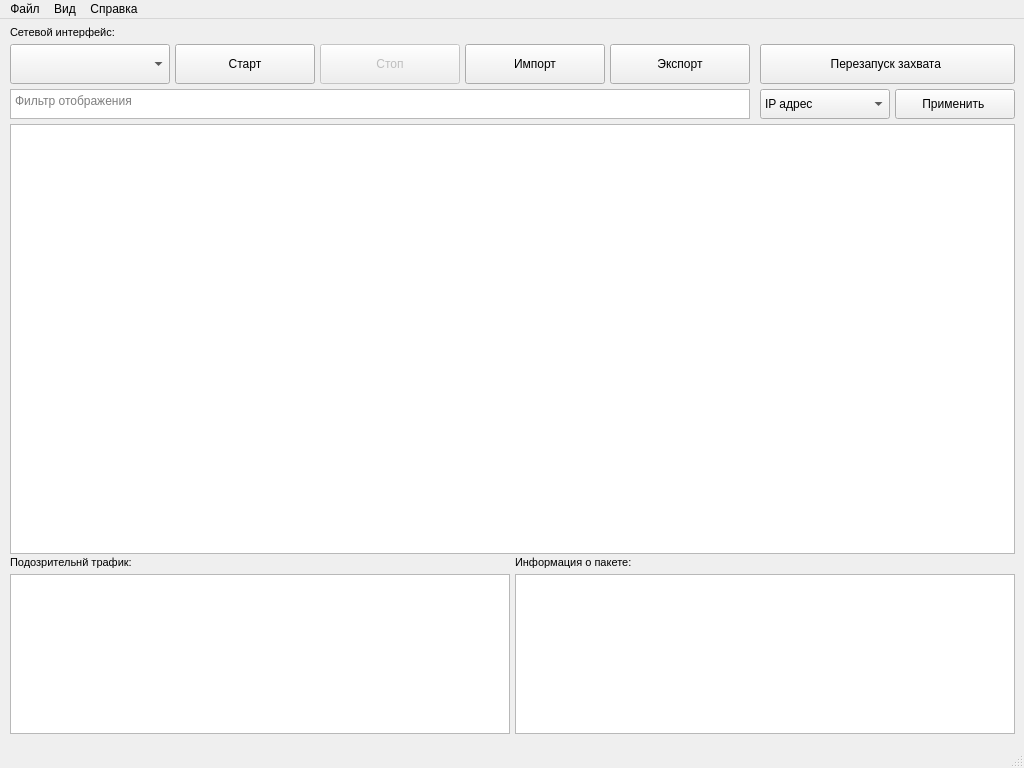
<?xml version="1.0" encoding="UTF-8"?>
<ui version="4.0">
 <class>MainWindow</class>
 <widget class="QMainWindow" name="MainWindow">
  <property name="geometry">
   <rect>
    <x>0</x>
    <y>0</y>
    <width>1024</width>
    <height>768</height>
   </rect>
  </property>
  <property name="windowTitle">
   <string>Анализатор трафика</string>
  </property>
  <widget class="QWidget" name="centralwidget">
   <widget class="QTableView" name="tableViewPacketShowcase">
    <property name="geometry">
     <rect>
      <x>10</x>
      <y>105</y>
      <width>1005</width>
      <height>430</height>
     </rect>
    </property>
    <property name="selectionMode">
     <enum>QAbstractItemView::SingleSelection</enum>
    </property>
    <property name="selectionBehavior">
     <enum>QAbstractItemView::SelectRows</enum>
    </property>
    <attribute name="horizontalHeaderCascadingSectionResizes">
     <bool>false</bool>
    </attribute>
    <attribute name="horizontalHeaderStretchLastSection">
     <bool>true</bool>
    </attribute>
   </widget>
   <widget class="QPushButton" name="btnStartSniffing">
    <property name="geometry">
     <rect>
      <x>175</x>
      <y>25</y>
      <width>140</width>
      <height>40</height>
     </rect>
    </property>
    <property name="text">
     <string>Старт</string>
    </property>
   </widget>
   <widget class="QComboBox" name="comboBoxInterface">
    <property name="geometry">
     <rect>
      <x>10</x>
      <y>25</y>
      <width>160</width>
      <height>40</height>
     </rect>
    </property>
   </widget>
   <widget class="QPushButton" name="btnStopSniffing">
    <property name="enabled">
     <bool>false</bool>
    </property>
    <property name="geometry">
     <rect>
      <x>320</x>
      <y>25</y>
      <width>140</width>
      <height>40</height>
     </rect>
    </property>
    <property name="text">
     <string>Стоп</string>
    </property>
   </widget>
   <widget class="QPushButton" name="btnFilter">
    <property name="geometry">
     <rect>
      <x>895</x>
      <y>70</y>
      <width>120</width>
      <height>30</height>
     </rect>
    </property>
    <property name="text">
     <string>Применить </string>
    </property>
   </widget>
   <widget class="QTextEdit" name="filterInput">
    <property name="geometry">
     <rect>
      <x>10</x>
      <y>70</y>
      <width>740</width>
      <height>30</height>
     </rect>
    </property>
    <property name="font">
     <font>
      <weight>50</weight>
      <italic>false</italic>
      <bold>false</bold>
      <kerning>true</kerning>
     </font>
    </property>
    <property name="locale">
     <locale language="English" country="UnitedStates"/>
    </property>
    <property name="placeholderText">
     <string>Фильтр отображения</string>
    </property>
   </widget>
   <widget class="QListView" name="listViewSuspiciousPackets">
    <property name="geometry">
     <rect>
      <x>10</x>
      <y>555</y>
      <width>500</width>
      <height>160</height>
     </rect>
    </property>
   </widget>
   <widget class="QPushButton" name="btnImportFromFile">
    <property name="geometry">
     <rect>
      <x>465</x>
      <y>25</y>
      <width>140</width>
      <height>40</height>
     </rect>
    </property>
    <property name="text">
     <string>Импорт</string>
    </property>
   </widget>
   <widget class="QPushButton" name="btnExportToFile">
    <property name="geometry">
     <rect>
      <x>610</x>
      <y>25</y>
      <width>140</width>
      <height>40</height>
     </rect>
    </property>
    <property name="text">
     <string>Экспорт</string>
    </property>
   </widget>
   <widget class="QLabel" name="label">
    <property name="geometry">
     <rect>
      <x>10</x>
      <y>5</y>
      <width>161</width>
      <height>16</height>
     </rect>
    </property>
    <property name="font">
     <font>
      <pointsize>8</pointsize>
     </font>
    </property>
    <property name="text">
     <string>Сетевой интерфейс:</string>
    </property>
    <property name="alignment">
     <set>Qt::AlignLeading|Qt::AlignLeft|Qt::AlignVCenter</set>
    </property>
   </widget>
   <widget class="QComboBox" name="comboBoxFilterOptions">
    <property name="geometry">
     <rect>
      <x>760</x>
      <y>70</y>
      <width>130</width>
      <height>30</height>
     </rect>
    </property>
    <item>
     <property name="text">
      <string>IP адрес</string>
     </property>
    </item>
    <item>
     <property name="text">
      <string>Порт</string>
     </property>
    </item>
    <item>
     <property name="text">
      <string>Протокол</string>
     </property>
    </item>
   </widget>
   <widget class="QPushButton" name="btnRestart">
    <property name="geometry">
     <rect>
      <x>760</x>
      <y>25</y>
      <width>255</width>
      <height>40</height>
     </rect>
    </property>
    <property name="text">
     <string>Перезапуск захвата </string>
    </property>
   </widget>
   <widget class="QLabel" name="label_2">
    <property name="geometry">
     <rect>
      <x>10</x>
      <y>535</y>
      <width>161</width>
      <height>16</height>
     </rect>
    </property>
    <property name="font">
     <font>
      <pointsize>8</pointsize>
     </font>
    </property>
    <property name="text">
     <string>Подозрительнй трафик:</string>
    </property>
    <property name="alignment">
     <set>Qt::AlignLeading|Qt::AlignLeft|Qt::AlignVCenter</set>
    </property>
   </widget>
   <widget class="QTreeWidget" name="treeViewPacketInfo">
    <property name="geometry">
     <rect>
      <x>515</x>
      <y>555</y>
      <width>500</width>
      <height>160</height>
     </rect>
    </property>
    <property name="textElideMode">
     <enum>Qt::ElideLeft</enum>
    </property>
    <property name="rootIsDecorated">
     <bool>false</bool>
    </property>
    <property name="itemsExpandable">
     <bool>true</bool>
    </property>
    <property name="animated">
     <bool>true</bool>
    </property>
    <property name="allColumnsShowFocus">
     <bool>true</bool>
    </property>
    <property name="expandsOnDoubleClick">
     <bool>true</bool>
    </property>
    <property name="columnCount">
     <number>0</number>
    </property>
    <attribute name="headerHighlightSections">
     <bool>false</bool>
    </attribute>
   </widget>
   <widget class="QLabel" name="label_3">
    <property name="geometry">
     <rect>
      <x>515</x>
      <y>535</y>
      <width>161</width>
      <height>16</height>
     </rect>
    </property>
    <property name="font">
     <font>
      <pointsize>8</pointsize>
     </font>
    </property>
    <property name="text">
     <string>Информация о пакете:</string>
    </property>
    <property name="alignment">
     <set>Qt::AlignLeading|Qt::AlignLeft|Qt::AlignVCenter</set>
    </property>
   </widget>
  </widget>
  <widget class="QMenuBar" name="menubar">
   <property name="geometry">
    <rect>
     <x>0</x>
     <y>0</y>
     <width>1024</width>
     <height>26</height>
    </rect>
   </property>
   <widget class="QMenu" name="menu">
    <property name="title">
     <string>Файл</string>
    </property>
    <addaction name="action"/>
    <addaction name="action_2"/>
    <addaction name="action_3"/>
    <addaction name="separator"/>
    <addaction name="action_6"/>
   </widget>
   <widget class="QMenu" name="menu_2">
    <property name="title">
     <string>Вид</string>
    </property>
   </widget>
   <widget class="QMenu" name="menu_3">
    <property name="title">
     <string>Справка</string>
    </property>
    <addaction name="action_7"/>
    <addaction name="action_8"/>
    <addaction name="action_9"/>
   </widget>
   <addaction name="menu"/>
   <addaction name="menu_2"/>
   <addaction name="menu_3"/>
  </widget>
  <widget class="QStatusBar" name="statusbar"/>
  <action name="action">
   <property name="text">
    <string>Открыть</string>
   </property>
  </action>
  <action name="action_2">
   <property name="text">
    <string>Сохранить</string>
   </property>
  </action>
  <action name="action_3">
   <property name="text">
    <string>Сохранить как</string>
   </property>
  </action>
  <action name="action_4">
   <property name="text">
    <string>Выход</string>
   </property>
  </action>
  <action name="action_6">
   <property name="text">
    <string>Выход</string>
   </property>
  </action>
  <action name="action_7">
   <property name="text">
    <string>Фильтрация</string>
   </property>
  </action>
  <action name="action_8">
   <property name="text">
    <string>Импорт/экспорт</string>
   </property>
  </action>
  <action name="action_9">
   <property name="text">
    <string>О программе</string>
   </property>
  </action>
 </widget>
 <resources/>
 <connections/>
</ui>
